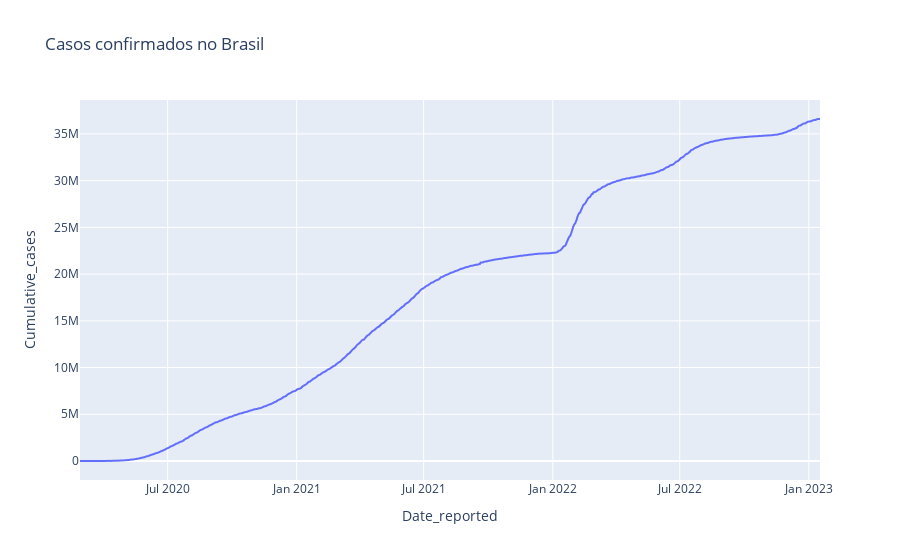

The code cell stored with this chart in its notebook:
### Markdown cell above
#### - Casos confirmados

### Code cell
px.line(dfBrasil, 'Date_reported', 'Cumulative_cases', title='Casos confirmados no Brasil')

### Figure 1 — Plotly figure (JSON) as saved in the notebook; plotly's stock layout.template omitted (floating-point values rounded to 4 significant figures; data arrays with more than 128 entries replaced by an {"elided": "..."} marker saying what was removed)
{"data": [{"hovertemplate": "Date_reported=%{x}<br>Cumulative_cases=%{y}<extra></extra>", "legendgroup": "", "line": {"color": "#636efa", "dash": "solid"}, "marker": {"symbol": "circle"}, "mode": "lines", "name": "", "showlegend": false, "type": "scattergl", "x": {"elided": "1056 str values"}, "xaxis": "x", "y": {"elided": "1056 int values"}, "yaxis": "y"}], "layout": {"legend": {"tracegroupgap": 0}, "title": {"text": "Casos confirmados no Brasil"}, "xaxis": {"anchor": "y", "domain": [0, 1], "title": {"text": "Date_reported"}}, "yaxis": {"anchor": "x", "domain": [0, 1], "title": {"text": "Cumulative_cases"}}}}
